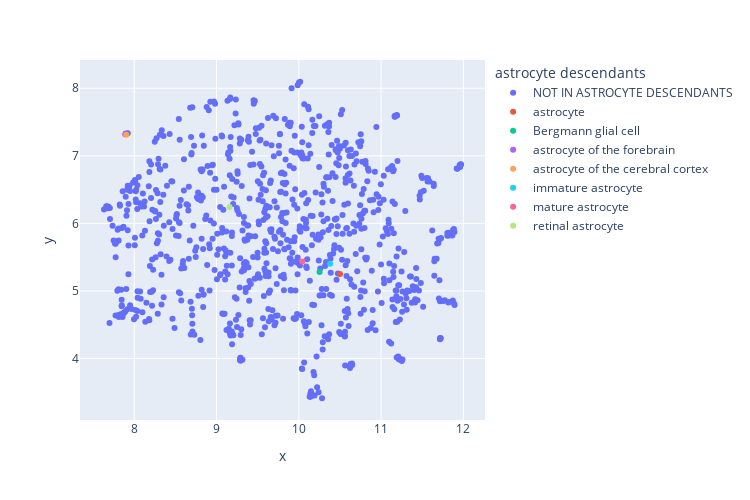

Write notebook code for a chart like this one.
### Code cell
# plt.scatter(X_ct_umap[:,0], X_ct_umap[:,1])

label_to_color = 'astrocyte'
cl_name = cl_label2name[label_to_color]
descendants = cell_type_benchmarking[cl_name]['all_descendants']
pd_tree_col = []
pd_tree_size_col = []
for cl_label in cell_type_labels:
    if cl_label2name[cl_label] in descendants or cl_label == label_to_color:
        pd_tree_col.append(cl_label)
        pd_tree_size_col.append(2.0)
    else:
        pd_tree_col.append(f'NOT IN {label_to_color.upper()} DESCENDANTS')
        pd_tree_size_col.append(0.5)

df = pd.DataFrame({'x': X_ct_umap[:,0], 'y': X_ct_umap[:, 1], 'label': cell_type_labels, f'{label_to_color} descendants': pd_tree_col})

fig = px.scatter(df, x='x', y='y', hover_data='label', width=750, height=500, color=f'{label_to_color} descendants')
fig.show()

### Figure 1 — Plotly figure (JSON) as saved in the notebook; plotly's stock layout.template omitted (floating-point values rounded to 4 significant figures; data arrays with more than 128 entries replaced by an {"elided": "..."} marker saying what was removed)
{"data": [{"customdata": {"elided": "883x1 str values"}, "hovertemplate": "astrocyte descendants=NOT IN ASTROCYTE DESCENDANTS<br>x=%{x}<br>y=%{y}<br>label=%{customdata[0]}<extra></extra>", "legendgroup": "NOT IN ASTROCYTE DESCENDANTS", "marker": {"color": "#636efa", "symbol": "circle"}, "mode": "markers", "name": "NOT IN ASTROCYTE DESCENDANTS", "orientation": "v", "showlegend": true, "type": "scatter", "x": {"elided": "883 float values"}, "xaxis": "x", "y": {"elided": "883 float values"}, "yaxis": "y"}, {"customdata": [["astrocyte"]], "hovertemplate": "astrocyte descendants=astrocyte<br>x=%{x}<br>y=%{y}<br>label=%{customdata[0]}<extra></extra>", "legendgroup": "astrocyte", "marker": {"color": "#EF553B", "symbol": "circle"}, "mode": "markers", "name": "astrocyte", "orientation": "v", "showlegend": true, "type": "scatter", "x": [10.5], "xaxis": "x", "y": [5.25], "yaxis": "y"}, {"customdata": [["Bergmann glial cell"]], "hovertemplate": "astrocyte descendants=Bergmann glial cell<br>x=%{x}<br>y=%{y}<br>label=%{customdata[0]}<extra></extra>", "legendgroup": "Bergmann glial cell", "marker": {"color": "#00cc96", "symbol": "circle"}, "mode": "markers", "name": "Bergmann glial cell", "orientation": "v", "showlegend": true, "type": "scatter", "x": [10.25], "xaxis": "x", "y": [5.281], "yaxis": "y"}, {"customdata": [["astrocyte of the forebrain"]], "hovertemplate": "astrocyte descendants=astrocyte of the forebrain<br>x=%{x}<br>y=%{y}<br>label=%{customdata[0]}<extra></extra>", "legendgroup": "astrocyte of the forebrain", "marker": {"color": "#ab63fa", "symbol": "circle"}, "mode": "markers", "name": "astrocyte of the forebrain", "orientation": "v", "showlegend": true, "type": "scatter", "x": [7.889], "xaxis": "x", "y": [7.319], "yaxis": "y"}, {"customdata": [["astrocyte of the cerebral cortex"]], "hovertemplate": "astrocyte descendants=astrocyte of the cerebral cortex<br>x=%{x}<br>y=%{y}<br>label=%{customdata[0]}<extra></extra>", "legendgroup": "astrocyte of the cerebral cortex", "marker": {"color": "#FFA15A", "symbol": "circle"}, "mode": "markers", "name": "astrocyte of the cerebral cortex", "orientation": "v", "showlegend": true, "type": "scatter", "x": [7.903], "xaxis": "x", "y": [7.312], "yaxis": "y"}, {"customdata": [["immature astrocyte"]], "hovertemplate": "astrocyte descendants=immature astrocyte<br>x=%{x}<br>y=%{y}<br>label=%{customdata[0]}<extra></extra>", "legendgroup": "immature astrocyte", "marker": {"color": "#19d3f3", "symbol": "circle"}, "mode": "markers", "name": "immature astrocyte", "orientation": "v", "showlegend": true, "type": "scatter", "x": [10.38], "xaxis": "x", "y": [5.403], "yaxis": "y"}, {"customdata": [["mature astrocyte"]], "hovertemplate": "astrocyte descendants=mature astrocyte<br>x=%{x}<br>y=%{y}<br>label=%{customdata[0]}<extra></extra>", "legendgroup": "mature astrocyte", "marker": {"color": "#FF6692", "symbol": "circle"}, "mode": "markers", "name": "mature astrocyte", "orientation": "v", "showlegend": true, "type": "scatter", "x": [10.04], "xaxis": "x", "y": [5.437], "yaxis": "y"}, {"customdata": [["retinal astrocyte"]], "hovertemplate": "astrocyte descendants=retinal astrocyte<br>x=%{x}<br>y=%{y}<br>label=%{customdata[0]}<extra></extra>", "legendgroup": "retinal astrocyte", "marker": {"color": "#B6E880", "symbol": "circle"}, "mode": "markers", "name": "retinal astrocyte", "orientation": "v", "showlegend": true, "type": "scatter", "x": [9.158], "xaxis": "x", "y": [6.241], "yaxis": "y"}], "layout": {"height": 500, "legend": {"title": {"text": "astrocyte descendants"}, "tracegroupgap": 0}, "margin": {"t": 60}, "width": 750, "xaxis": {"anchor": "y", "domain": [0, 1], "title": {"text": "x"}}, "yaxis": {"anchor": "x", "domain": [0, 1], "title": {"text": "y"}}}}
